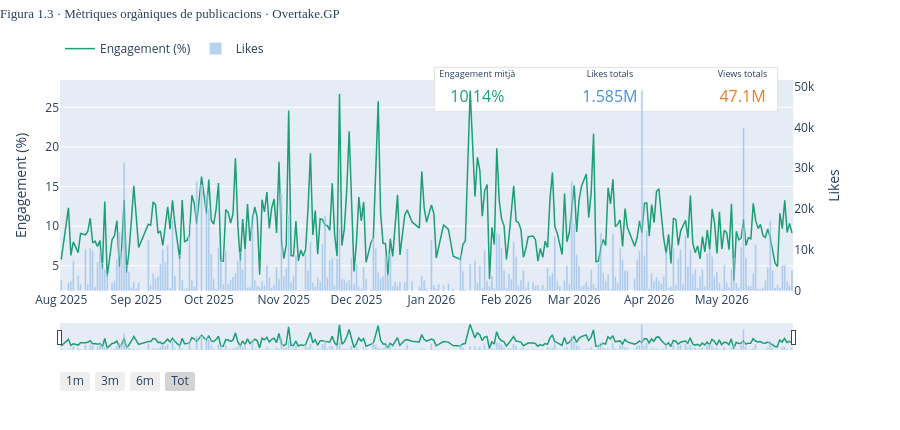

The notebook cell this image was saved under:
### Markdown cell above
---
## Bloc 1.2 · Mètriques orgàniques de publicacions

### Code cell
# ── Figura 1.3 · Mètriques orgàniques de publicacions ────────────────────────
# Font: Metricool · ago 2025 → maig 2026
# Agregació diària de les principals mètriques dels posts

# Agregació diària
posts['date'] = pd.to_datetime(posts['Timestamp']).dt.date
metriques_dia = posts.groupby('date').agg(
    engagement = ('Engagement', 'mean'),
    likes      = ('Likes', 'sum'),
    reach      = ('Reach (Organic)', 'sum'),
    views      = ('Views', 'sum'),
    n_posts    = ('Likes', 'count')
).reset_index()
metriques_dia['date'] = pd.to_datetime(metriques_dia['date'])

# KPIs globals
eng_mitja   = posts['Engagement'].mean()
likes_total = posts['Likes'].sum()
reach_total = posts['Reach (Organic)'].sum()
views_total = posts['Views'].sum()

fig3 = make_subplots(specs=[[{"secondary_y": True}]])

# Engagement (eix esquerre)
fig3.add_trace(
    go.Scatter(
        x=metriques_dia['date'],
        y=metriques_dia['engagement'],
        name='Engagement (%)',
        line=dict(color='#1D9E75', width=1.5),
        hovertemplate='<b>%{x|%d %b %Y}</b><br>Engagement: %{y:.1f}%<extra></extra>'
    ),
    secondary_y=False
)

# Likes (eix dret)
fig3.add_trace(
    go.Bar(
        x=metriques_dia['date'],
        y=metriques_dia['likes'],
        name='Likes',
        marker_color='rgba(74,144,217,0.4)',
        hovertemplate='<b>%{x|%d %b %Y}</b><br>Likes: %{y:,.0f}<extra></extra>'
    ),
    secondary_y=True
)

# KPIs
fig3.add_trace(go.Indicator(
    mode="number",
    value=round(eng_mitja, 2),
    number=dict(suffix="%", font=dict(size=16, color="#1D9E75")),
    title=dict(text="Engagement mitjà", font=dict(size=9)),
    domain=dict(x=[0.45, 0.62], y=[0.85, 1.0])
))

fig3.add_trace(go.Indicator(
    mode="number",
    value=int(likes_total),
    number=dict(font=dict(size=16, color="#4A90D9")),
    title=dict(text="Likes totals", font=dict(size=9)),
    domain=dict(x=[0.62, 0.79], y=[0.85, 1.0])
))

fig3.add_trace(go.Indicator(
    mode="number",
    value=int(views_total),
    number=dict(font=dict(size=16, color="#E67E22")),
    title=dict(text="Views totals", font=dict(size=9)),
    domain=dict(x=[0.79, 0.96], y=[0.85, 1.0])
))

fig3.update_layout(
    title=dict(
        text='Figura 1.3 · Mètriques orgàniques de publicacions · Overtake.GP',
        font=dict(size=13, family='Arial Black'),
        y=0.98, x=0.0, xanchor='left'
    ),
    xaxis=dict(
        rangeslider=dict(visible=True, thickness=0.1),
        rangeselector=dict(
            y=-0.15, x=0.0,
            buttons=[
                dict(count=1,  label='1m', step='month', stepmode='backward'),
                dict(count=3,  label='3m', step='month', stepmode='backward'),
                dict(count=6,  label='6m', step='month', stepmode='backward'),
                dict(step='all', label='Tot')
            ]
        )
    ),
    yaxis=dict(title='Engagement (%)', side='left'),
    yaxis2=dict(title='Likes', showgrid=False, side='right'),
    legend=dict(orientation='h', y=1.08, x=0),
    hovermode='x unified',
    height=430,
    margin=dict(t=80, b=80, l=60, r=60),
    shapes=[dict(
        type='rect', xref='paper', yref='paper',
        x0=0.48, y0=0.85, x1=0.92, y1=1.06,
        fillcolor='white',
        line=dict(color='#e0e0e0', width=1),
        layer='below'
    )],
    showlegend=True
)

fig3.show()

### Figure 1 — Plotly figure (JSON) as saved in the notebook; plotly's stock layout.template omitted (floating-point values rounded to 4 significant figures; data arrays with more than 128 entries replaced by an {"elided": "..."} marker saying what was removed)
{"data": [{"hovertemplate": "<b>%{x|%d %b %Y}</b><br>Engagement: %{y:.1f}%<extra></extra>", "line": {"color": "#1D9E75", "width": 1.5}, "name": "Engagement (%)", "type": "scatter", "x": {"elided": "276 str values"}, "xaxis": "x", "y": {"elided": "276 float values"}, "yaxis": "y"}, {"hovertemplate": "<b>%{x|%d %b %Y}</b><br>Likes: %{y:,.0f}<extra></extra>", "marker": {"color": "rgba(74,144,217,0.4)"}, "name": "Likes", "type": "bar", "x": {"elided": "276 str values"}, "xaxis": "x", "y": {"elided": "276 int values"}, "yaxis": "y2"}, {"domain": {"x": [0.45, 0.62], "y": [0.85, 1]}, "mode": "number", "number": {"font": {"color": "#1D9E75", "size": 16}, "suffix": "%"}, "title": {"font": {"size": 9}, "text": "Engagement mitjà"}, "type": "indicator", "value": 10.14}, {"domain": {"x": [0.62, 0.79], "y": [0.85, 1]}, "mode": "number", "number": {"font": {"color": "#4A90D9", "size": 16}}, "title": {"font": {"size": 9}, "text": "Likes totals"}, "type": "indicator", "value": 1584853}, {"domain": {"x": [0.79, 0.96], "y": [0.85, 1]}, "mode": "number", "number": {"font": {"color": "#E67E22", "size": 16}}, "title": {"font": {"size": 9}, "text": "Views totals"}, "type": "indicator", "value": 47066078}], "layout": {"height": 430, "hovermode": "x unified", "legend": {"orientation": "h", "x": 0, "y": 1.08}, "margin": {"b": 80, "l": 60, "r": 60, "t": 80}, "shapes": [{"fillcolor": "white", "layer": "below", "line": {"color": "#e0e0e0", "width": 1}, "type": "rect", "x0": 0.48, "x1": 0.92, "xref": "paper", "y0": 0.85, "y1": 1.06, "yref": "paper"}], "showlegend": true, "title": {"font": {"family": "Arial Black", "size": 13}, "text": "Figura 1.3 · Mètriques orgàniques de publicacions · Overtake.GP", "x": 0, "xanchor": "left", "y": 0.98}, "xaxis": {"anchor": "y", "domain": [0, 0.94], "rangeselector": {"buttons": [{"count": 1, "label": "1m", "step": "month", "stepmode": "backward"}, {"count": 3, "label": "3m", "step": "month", "stepmode": "backward"}, {"count": 6, "label": "6m", "step": "month", "stepmode": "backward"}, {"label": "Tot", "step": "all"}], "x": 0, "y": -0.15}, "rangeslider": {"thickness": 0.1, "visible": true}}, "yaxis": {"anchor": "x", "domain": [0, 1], "side": "left", "title": {"text": "Engagement (%)"}}, "yaxis2": {"anchor": "x", "overlaying": "y", "showgrid": false, "side": "right", "title": {"text": "Likes"}}}}
